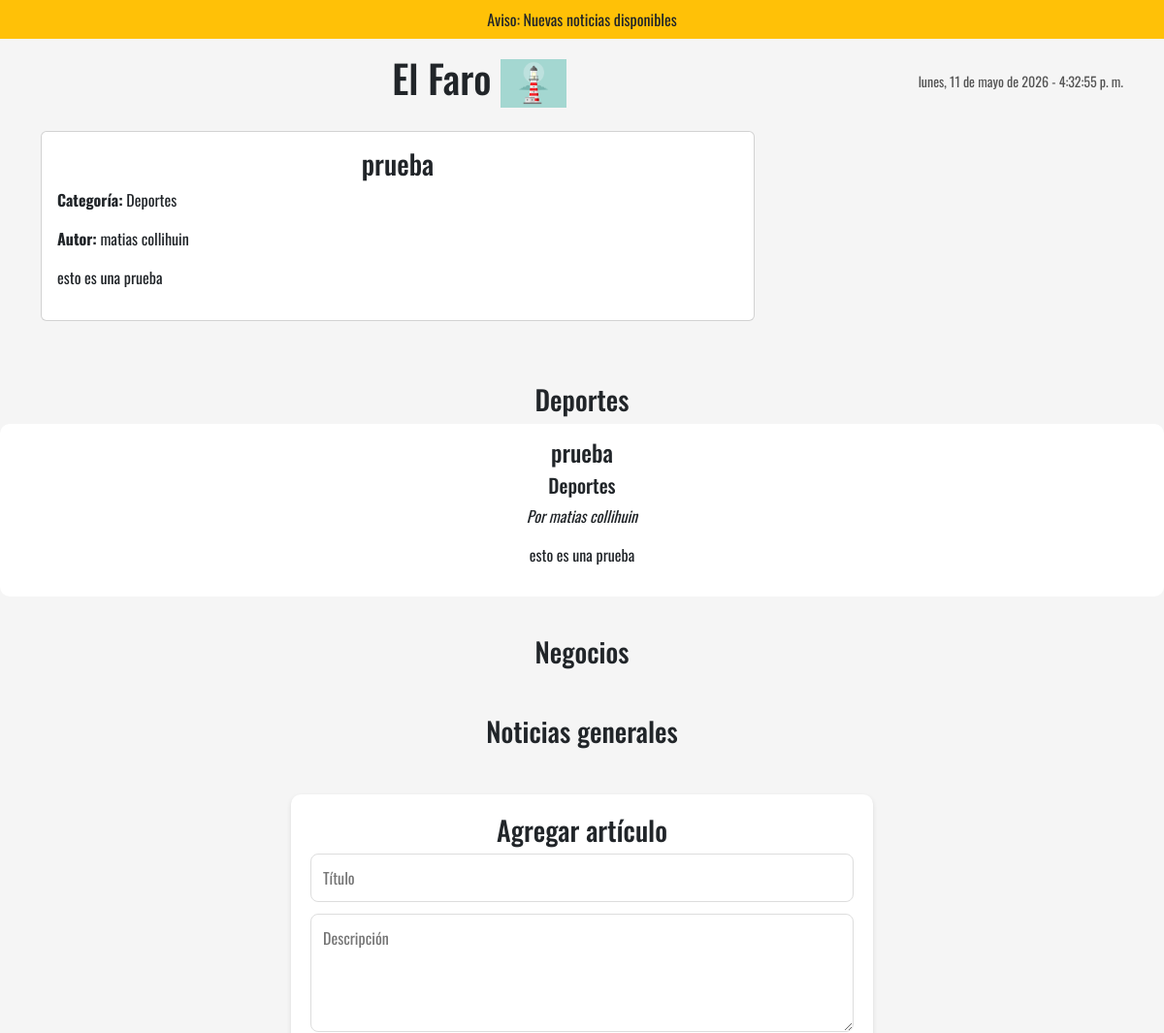
Before: / (upper part) with the older database file.
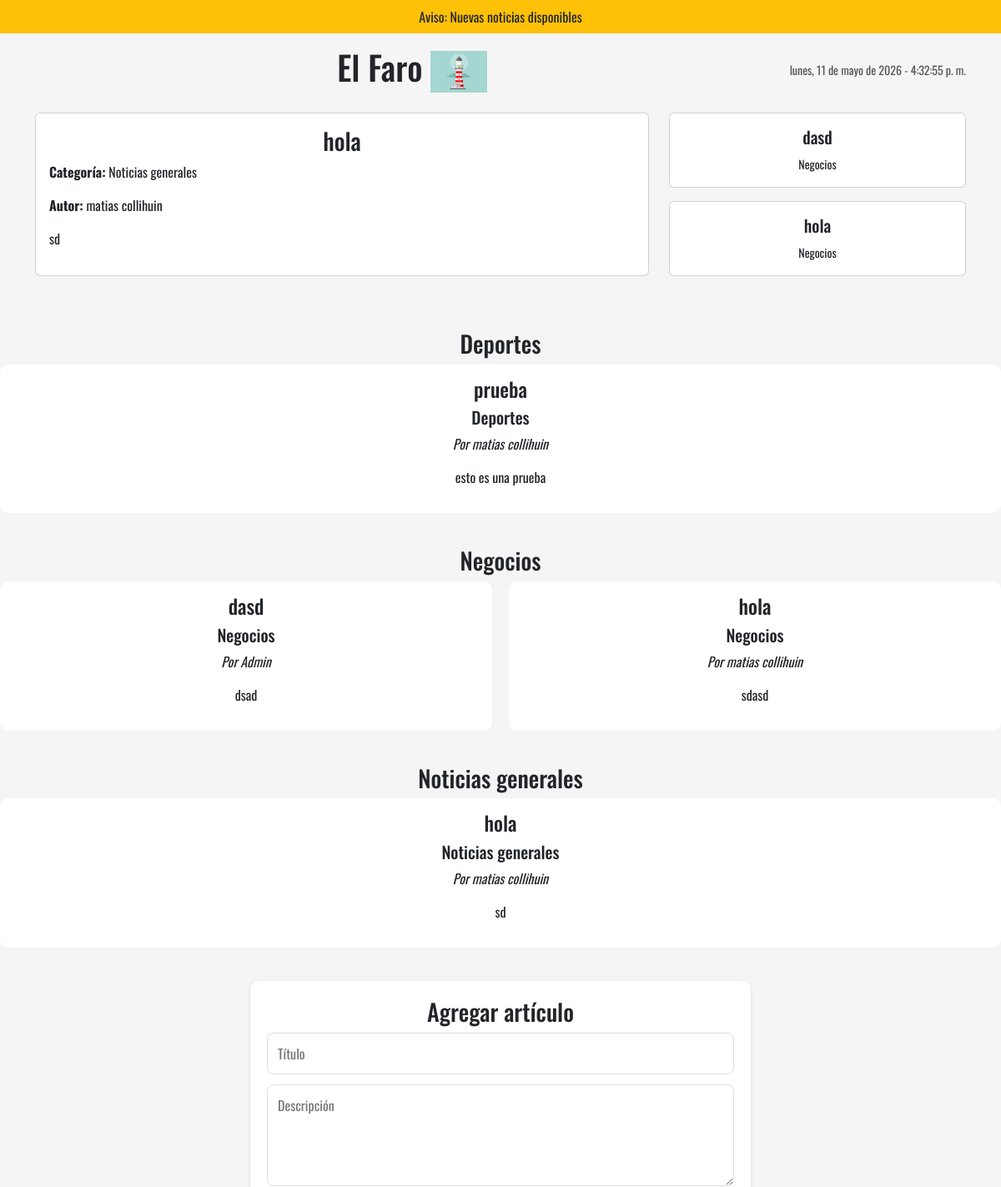
After: the same page with the newer database file.
### tables this page shows
CREATE TABLE Articulo (
    ID_Articulo INTEGER PRIMARY KEY AUTOINCREMENT,
    Titulo TEXT NOT NULL,
    Descripcion TEXT NOT NULL,
    ID_Usuario INTEGER NOT NULL,
    ID_Categoria INTEGER NOT NULL,
    FOREIGN KEY (ID_Usuario) REFERENCES Usuario(ID_Usuario),
    FOREIGN KEY (ID_Categoria) REFERENCES Categoria(ID_Categoria)
);

CREATE TABLE Categoria (
    ID_Categoria INTEGER PRIMARY KEY AUTOINCREMENT,
    Nombre TEXT UNIQUE NOT NULL,
    Descripcion TEXT
);

CREATE TABLE Usuario (
    ID_Usuario INTEGER PRIMARY KEY AUTOINCREMENT,
    Nombre TEXT NOT NULL,
    Email TEXT UNIQUE NOT NULL,
    Contraseña TEXT NOT NULL
);

### Controllers/ArticuloController.php (called while the page is built, shortened)
<?php
require_once __DIR__ . '/../models/ArticuloModel.php';
require_once __DIR__ . '/../models/CategoriaModel.php';
class ArticuloController {
    public function index() {
        $articuloModel = new ArticuloModel();
        $categoriaModel = new CategoriaModel();
        $articulos = $articuloModel->obtenerTodos();
        $categorias = $categoriaModel->listar();
        include __DIR__ . '/../views/index.php';
    }
}

### Models/Database.php (called while the page is built, shortened)
<?php
class Database {
    private static $instance = null;
    private $pdo;
    private function __construct() {
        $dsn = "sqlite:" . DB_PATH;
        $options = [
            PDO::ATTR_ERRMODE => PDO::ERRMODE_EXCEPTION,
            PDO::ATTR_DEFAULT_FETCH_MODE => PDO::FETCH_ASSOC,
            PDO::ATTR_EMULATE_PREPARES => false
        ];
        try {
            $this->pdo = new PDO($dsn, null, null, $options);
            $this->pdo->exec("PRAGMA foreign_keys = ON");
        } catch (PDOException $e) {
            die("Error de conexión: " . $e->getMessage());
        }
    }
    public static function getInstance() {
        if (self::$instance === null) {
            self::$instance = new Database();
        }
        return self::$instance;
    }
    public function query($sql, $params = []) {
        $stmt = $this->pdo->prepare($sql);
        $stmt->execute($params);
        return $stmt;
    }
    public function callProcedure($procedureName, $params = []) {
        switch ($procedureName) {
            case 'ObtenerArticulosCompletos':
                $sql = "SELECT a.*, u.Nombre as Autor, c.Nombre as CategoriaNombre
                        FROM Articulo a
                        JOIN Usuario u ON a.ID_Usuario = u.ID_Usuario
                        JOIN Categoria c ON a.ID_Categoria = c.ID_Categoria
                        ORDER BY a.ID_Articulo DESC";
                return $this->query($sql);
        }
    }
}

### Models/ArticuloModel.php (called while the page is built, shortened)
<?php
require_once __DIR__ . '/Database.php';
class ArticuloModel {
    private $db;
    public function __construct() {
        $this->db = Database::getInstance();
    }
    public function obtenerTodos() {
        $stmt = $this->db->callProcedure('ObtenerArticulosCompletos');
        return $stmt->fetchAll();
    }
}

### Models/CategoriaModel.php (called while the page is built)
<?php
require_once __DIR__ . '/Database.php';
class CategoriaModel {
    private $db;
    public function __construct() {
        $this->db = Database::getInstance();
    }
    public function listar() {
        $sql = "SELECT ID_Categoria, Nombre FROM Categoria ORDER BY Nombre";
        $stmt = $this->db->query($sql);
        return $stmt->fetchAll();
    }
}

### Views/Index.php (the view, shortened to what this page needs)
<?php
$articulos = $articulos ?? [];
$categorias = $categorias ?? [];
?>
<!DOCTYPE html>
<html lang="es">
<head>
    <link href="https://cdn.jsdelivr.net/npm/bootstrap@5.3.3/dist/css/bootstrap.min.css" rel="stylesheet">
    <link rel="stylesheet" href="assets/css/styles.css">
</head>
<body>
<div class="bg-warning text-dark text-center py-2">Aviso: Nuevas noticias disponibles</div>
<header class="container d-flex justify-content-between align-items-center mt-3 header-centrado">
    <h1>El Faro <img src="assets/img/CM053_faro.jpg" height="50"></h1>
    <div id="reloj"></div>
</header>
<div class="container mt-4">
    <div class="row">
        <div class="col-md-8">
            <div class="card mb-4">
                <div class="card-body text-center">
                    <?php if (!empty($articulos)): ?>
                        <h3><?= htmlspecialchars($articulos[0]['Titulo']) ?></h3>
                        <p><strong>Categoría:</strong> <?= htmlspecialchars($articulos[0]['CategoriaNombre']) ?></p>
                        <p><strong>Autor:</strong> <?= htmlspecialchars($articulos[0]['Autor']) ?></p>
                        <p><?= nl2br(htmlspecialchars($articulos[0]['Descripcion'])) ?></p>
                    <?php else: ?>
                        <h3>Artículo destacado</h3>
                        <p>No hay artículos disponibles.</p>
                    <?php endif; ?>
                </div>
            </div>
        </div>
        <div class="col-md-4">
            <?php foreach (array_slice($articulos, 1, 2) as $articulo): ?>
                <div class="card mb-3">
                    <div class="card-body">
                        <h5><?= htmlspecialchars($articulo['Titulo']) ?></h5>
                        <small><?= htmlspecialchars($articulo['CategoriaNombre']) ?></small>
                    </div>
                </div>
            <?php endforeach; ?>
        </div>
    </div>
</div>
<?php foreach ($categorias as $categoria): ?>
    <h3 class="titulo_seccion"><?= htmlspecialchars($categoria['Nombre']) ?></h3>
    <div class="contenedor">
        <?php foreach ($articulos as $articulo): ?>
            <?php if ($articulo['ID_Categoria'] == $categoria['ID_Categoria']): ?>
                <div class="articulo">
                    <h4><?= htmlspecialchars($articulo['Titulo']) ?></h4>
                    <h5><?= htmlspecialchars($articulo['CategoriaNombre']) ?></h5>
                    <p><em>Por <?= htmlspecialchars($articulo['Autor']) ?></em></p>
                    <p><?= nl2br(htmlspecialchars($articulo['Descripcion'])) ?></p>
                </div>
            <?php endif; ?>
        <?php endforeach; ?>
    </div>
<?php endforeach; ?>
<section class="articulos">
    <h3>Agregar artículo</h3>
    <form action="index.php?action=agregar_articulo" method="post">
        <input type="text" name="titulo" placeholder="Título" required>
        <textarea name="descripcion" rows="4" placeholder="Descripción" required></textarea>
    </form>
</section>
</body>
</html>

### index.php (shortened to what this page needs)
<?php
require_once 'controllers/ArticuloController.php';
$action = $_GET['action'] ?? 'index';
switch ($action) {
    default:
        $controller = new ArticuloController();
        $controller->index();
        break;
}

### assets/css/styles.css (style rules this page uses)
body { font-family: 'Oswald', sans-serif; background-color: #f5f5f5; }
h1, h2, h3, h4, h5, h6, p { text-align: center; }
#reloj { font-size: 14px; color: #555; }
header { text-align: center !important; justify-content: center !important; }
header h1 { margin: 0 auto; }
.contenedor { display: grid; grid-template-columns: repeat(auto-fit, minmax(250px, 1fr)); gap: 20px; }
.titulo_seccion { text-align: center; margin-top: 40px; }
.articulo { background-color: white; padding: 15px; border-radius: 10px; transition: 0.3s; }
.articulos, .contacto { max-width: 600px; margin: 40px auto; padding: 20px; background-color: white; border-radius: 10px; box-shadow: 0 2px 5px rgba(0,0,0,0.1); }
.articulos form, .contacto form { display: flex; flex-direction: column; gap: 12px; }
.articulos input, .articulos textarea, .articulos select, .contacto input, .contacto textarea, .contacto select { width: 100%; padding: 12px; border: 1px solid #ddd; border-radius: 8px; font-family: 'Oswald', sans-serif; font-size: 16px; box-sizing: border-box; }
.container .card { text-align: center; }
.container .card .card-body p { text-align: left; }

Changed rows visible on the page:
added articulo: Titulo "hola", Descripcion "sd", ID_Categoria.Nombre "Noticias generales", ID_Usuario.Nombre "matias collihuin"
now on this page (row unchanged): usuario: Nombre "matias collihuin"
added articulo: Titulo "dasd", ID_Categoria.Nombre "Negocios", ID_Usuario.Nombre "Admin", Descripcion "dsad"
added articulo: Titulo "hola", ID_Categoria.Nombre "Negocios", ID_Usuario.Nombre "matias collihuin", Descripcion "sdasd"
Other visible differences:
$articulos[0]['CategoriaNombre']: "Deportes" → "Noticias generales"
$articulos[0]['Titulo']: "prueba" → "hola"
$articulos[0]['Descripcion']: "esto es una prueba" → "sd"
